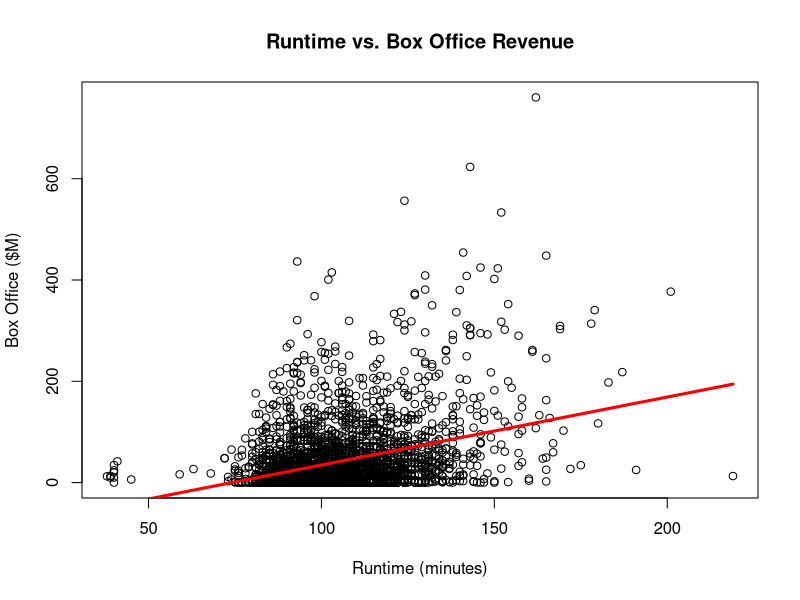
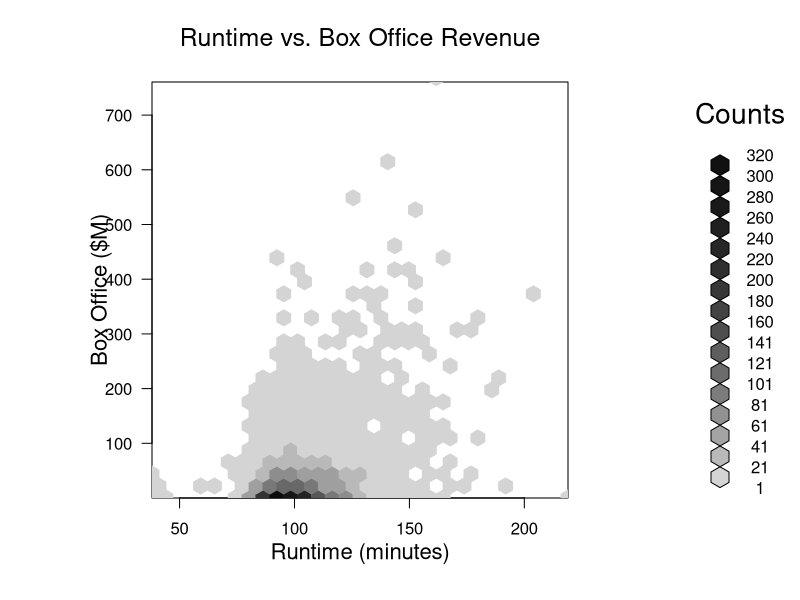
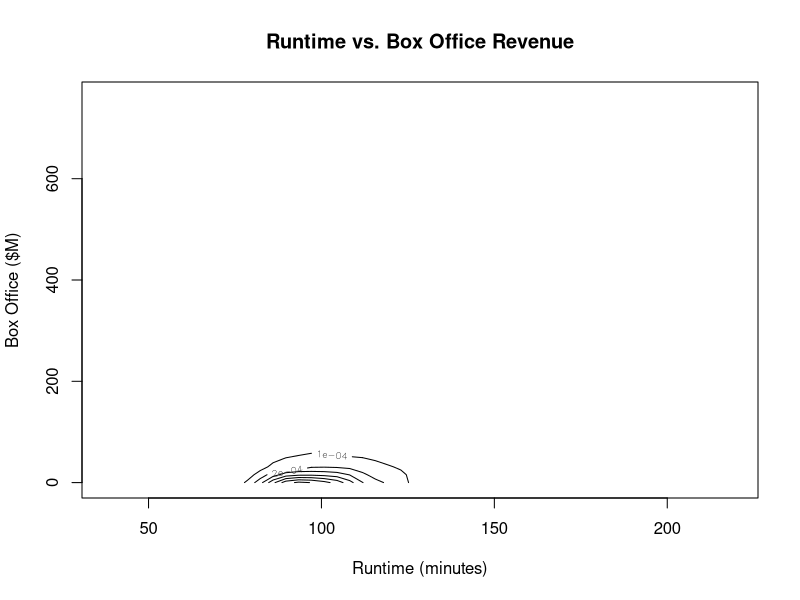
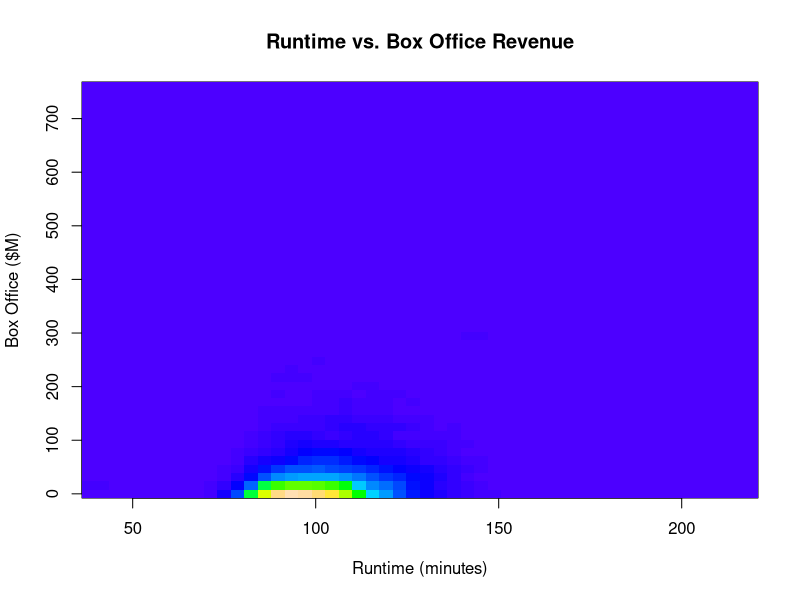
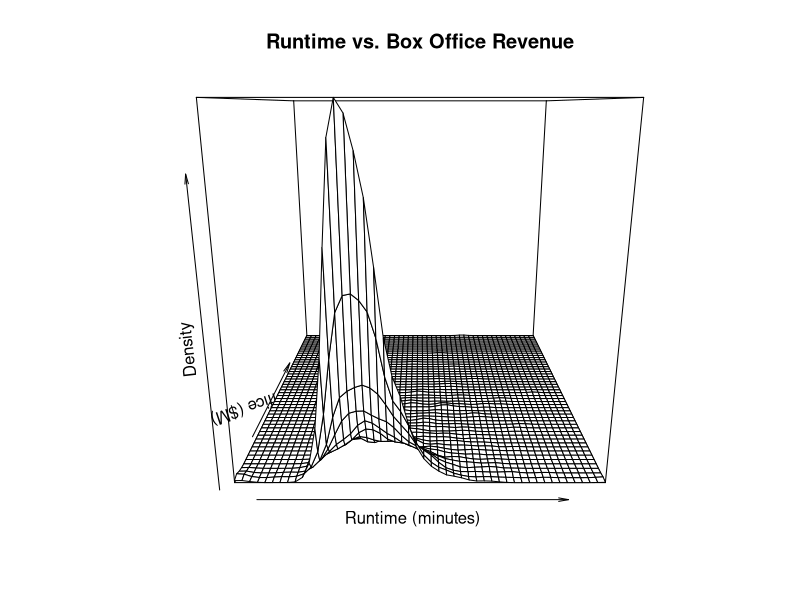
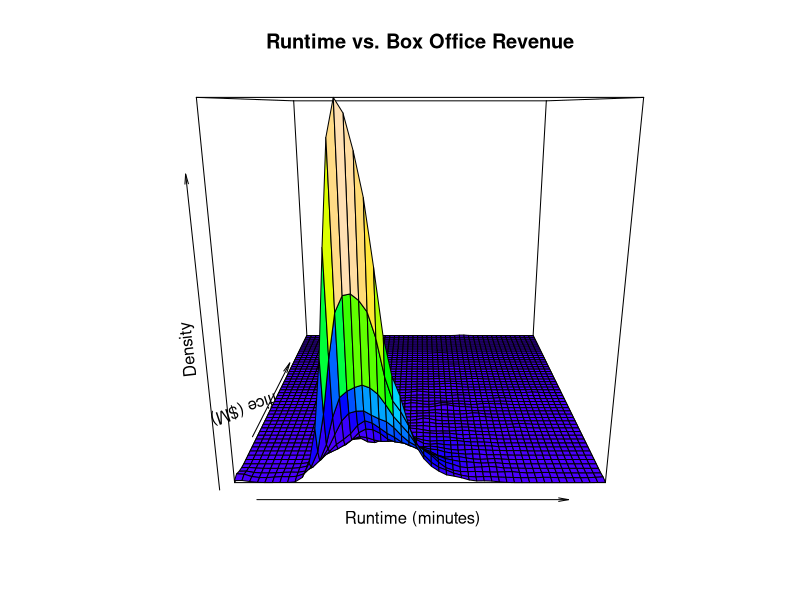
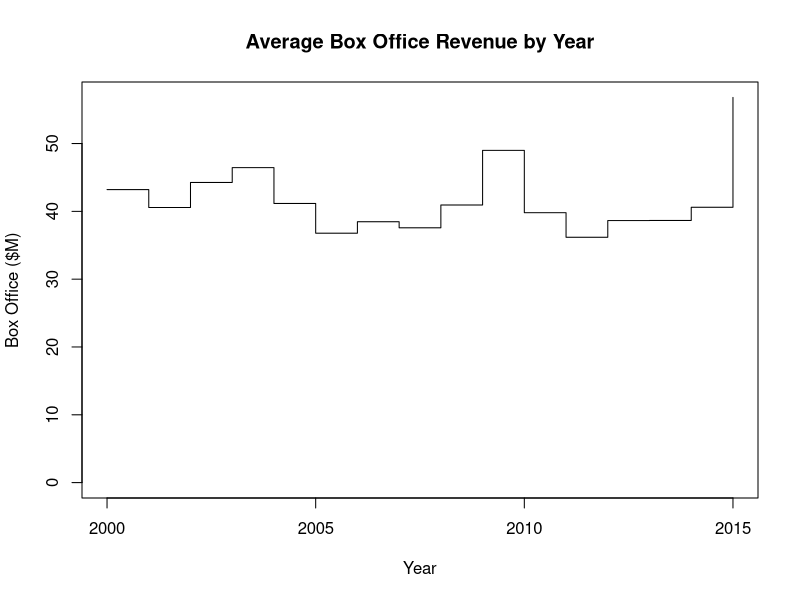
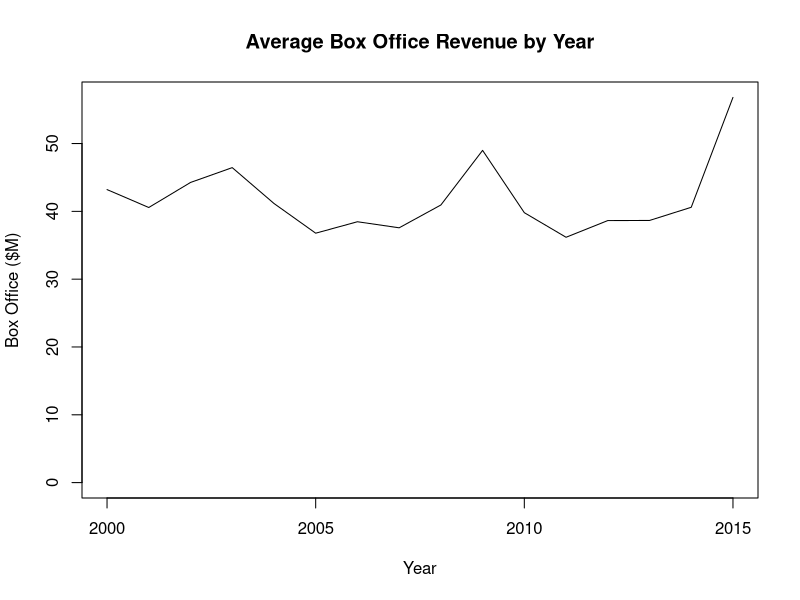

The R source for these figures, in order: (Note: this script raises an error after producing the figures.)
# Load movie data from CSV file
movies <- read.csv("Movies.csv")

# Peek at the data
head(movies)



# Bivariate visualizations for 
# two quantitiative variables


## Using Base
# Create a scatterplot
plot(
  x = movies$Runtime, 
  y = movies$Box.Office,
  main = "Runtime vs. Box Office Revenue",
  xlab = "Runtime (minutes)",
  ylab = "Box Office ($M)")

# Create a linear regression model
model <- lm(movies$Box.Office ~ movies$Runtime)

# Draw the linear regression line on the plot
lines(
  x = movies$Runtime,
  y = model$fitted, 
  col = "red",
  lwd = 3)

# Install hexbin
install.packages("hexbin")

# Load hexbin library
library(hexbin)

# Create a hexagonal binned frequency heatmap
hexbin <- hexbin(
  x = movies$Runtime,
  y = movies$Box.Office,
  xbins = 30,
  xlab = "Runtime (minutes)",
  ylab = "Box Office ($M)")

plot(
  x = hexbin,
  main = "Runtime vs. Box Office Revenue")

# Create a 2D kernel density estimate using
install.packages("MASS")

library(MASS)

# Create a 2d kernel density estimation
density2d <- kde2d(
  x = movies$Runtime, 
  y = movies$Box.Office, 
  n = 50)

# Create a contour plot of density
contour(
  x = density2d$x,
  y = density2d$y,
  z = density2d$z,
  main = "Runtime vs. Box Office Revenue",
  xlab = "Runtime (minutes)",
  ylab = "Box Office ($M)")

# Create a level plot of density
image(
  x = density2d$x, 
  y = density2d$y, 
  z = density2d$z,
  col = topo.colors(100),
  main = "Runtime vs. Box Office Revenue",
  xlab = "Runtime (minutes)",
  ylab = "Box Office ($M)")

# Create mesh plot of density
persp(
  x = density2d$x,
  y = density2d$y,
  z = density2d$z,
  main = "Runtime vs. Box Office Revenue",
  xlab = "Runtime (minutes)",
  ylab = "Box Office ($M)",
  zlab = "Density")

# Create surface plot of density
palette(topo.colors(100))

persp(
  x = density2d$x,
  y = density2d$y,
  z = density2d$z,
  col = cut(density2d$z, 100),
  main = "Runtime vs. Box Office Revenue",
  xlab = "Runtime (minutes)",
  ylab = "Box Office ($M)",
  zlab = "Density")

palette("default")

# Load time series data
timeSeries <- read.csv("Timeseries.csv")

# Display the time series data
head(timeSeries)

# Create a step chart
plot(
  x = timeSeries,
  type = "s",
  ylim = c(0, max(timeSeries$Box.Office)),
  main = "Average Box Office Revenue by Year",
  xlab = "Year",
  ylab = "Box Office ($M)")

# Create a line chart
plot(
  x = timeSeries,
  type = "l",
  ylim = c(0, max(timeSeries$Box.Office)),
  main = "Average Box Office Revenue by Year",
  xlab = "Year",
  ylab = "Box Office ($M)")


################ Using Lattice###################

# Create a scatterplot
xyplot(
  x = Box.Office ~ Runtime,
  data = movies,
  main = "Runtime vs. Box Office Revenue",
  xlab = "Runtime (minutes)",
  ylab = "Box Office ($M)")

# Add a linear regression line
xyplot(
  x = Box.Office ~ Runtime,
  data = movies,
  type = c("p", "r"),
  main = "Runtime vs. Box Office Revenue",
  xlab = "Runtime (minutes)",
  ylab = "Box Office ($M)")

# Load hexbin library
library(hexbin)

# Create hexagonal binned frequency heatmap
hexbinplot(
  x =  Box.Office ~ Runtime,
  data = movies,
  xbins = 30,
  main = "Runtime vs. Box Office Revenue",
  xlab = "Runtime (minutes)",
  ylab = "Box Office ($M)")

# Create a grid from our 2D kernel density estimate
grid <- expand.grid(
  x = density2d$x,
  y = density2d$y)

grid$z <- as.vector(density2d$z)

# Display the data frame
head(grid)

# Create a contour plot of density
contourplot(
  x = z ~ x * y,
  data = grid,
  main = "Runtime vs. Box Office Revenue",
  xlab = "Runtime (minutes)",
  ylab = "Box Office ($M)")

# Create a level plot of density
levelplot(
  x = z ~ x * y,
  data = grid,
  main = "Runtime vs. Box Office Revenue",
  xlab = "Runtime (minutes)",
  ylab = "Box Office ($M)")

# Create mesh plot of density
wireframe(
  x = z ~ x * y,
  data = grid,
  main = "Runtime vs. Box Office Revenue",
  xlab = "Runtime (minutes)",
  ylab = "Box Office ($M)",
  zlab = "Density")

# Create surface plot of density
wireframe(
  x = z ~ x * y,
  data = grid,
  drape = TRUE,
  main = "Runtime vs. Box Office Revenue",
  xlab = "Runtime (minutes)",
  ylab = "Box Office ($M)",
  zlab = "Density")

# Create a step chart
xyplot(
  x = Box.Office ~ Year,
  data = timeSeries,
  type = "s",
  ylim = c(0, max(timeSeries$Box.Office)),
  main = "Average Box Office Revenue by Year",
  xlab = "Year",
  ylab = "Box Office ($M)")

# Create a line chart
xyplot(
  x = Box.Office ~ Year,
  data = timeSeries,
  type = "l",
  ylim = c(0, max(timeSeries$Box.Office)),
  main = "Average Box Office Revenue by Year",
  xlab = "Year",
  ylab = "Box Office ($M)")

# Download, install and load Lattice Extra package
install.packages("latticeExtra")

library(latticeExtra)

# Create an area chart
xyplot(
  x = Box.Office ~ Year,
  data = timeSeries,
  panel = panel.xyarea,
  ylim = c(0, max(timeSeries$Box.Office)),
  main = "Average Box Office Revenue by Year",
  xlab = "Year",
  ylab = "Box Office ($M)")


######### using ggplot #####################

# Create scatterplot
ggplot(
  data = movies, 
  aes(x = Runtime, y = Box.Office)) +
  geom_point() + 
  ggtitle("Runtime vs. Box Office Revenue") +
  xlab("Runtime (minutes)") +
  ylab("Box Office ($M)")

# Add a linear regression line
ggplot(
  data = movies, 
  aes(x = Runtime, y = Box.Office)) +
  geom_point() + 
  geom_smooth(method = "lm") +
  ggtitle("Runtime vs. Box Office Revenue") +
  xlab("Runtime (minutes)") +
  ylab("Box Office ($M)")


# Create a frequency heatmap
ggplot(
  data = movies, 
  aes(x = Runtime, y = Box.Office)) +
  stat_bin2d() + 
  ggtitle("Runtime vs. Box Office Revenue") +
  xlab("Runtime (minutes)") +
  ylab("Box Office ($M)")

# Create a hexagonal binned frequency heatmap
ggplot(
  data = movies,
  aes(x = Runtime, y = Box.Office)) +
  stat_binhex() + 
  ggtitle("Runtime vs. Box Office Revenue") +
  xlab("Runtime (minutes)") +
  ylab("Box Office ($M)")

# Create a contour plot of density
ggplot(
  data = movies, 
  aes(x = Runtime, y = Box.Office)) +
  geom_density2d() + 
  ggtitle("Runtime vs. Box Office Revenue") +
  xlab("Runtime (minutes)") +
  ylab("Box Office ($M)")

# Create a level plot of density
ggplot(
  data = movies, 
  aes(x = Runtime, y = Box.Office)) +
  stat_density2d(aes(fill = ..level..), geom = "polygon") + 
  ggtitle("Runtime vs. Box Office Revenue") +
  xlab("Runtime (minutes)") +
  ylab("Box Office ($M)")

# NOTE: 3D visualizations do not exist in ggplot2

# Create a step chart
ggplot(
  data = timeSeries, 
  aes(x = Year, y = Box.Office)) +
  geom_step() +
  expand_limits(y = 0) + 
  ggtitle("Box Office Revenue by Year") +
  xlab("Year") +
  ylab("Box Office ($M)")

# Create a line chart
ggplot(
  data = timeSeries, 
  aes(x = Year, y = Box.Office)) +
  geom_line() +
  expand_limits(y = 0) + 
  ggtitle("Average Box Office Revenue by Year") +
  xlab("Year") +
  ylab("Box Office ($M)")

# Create an area chart
ggplot(
  data = timeSeries, 
  aes(x = Year, y = Box.Office)) +
  geom_area() + 
  ggtitle("Average Box Office Revenue by Year") +
  xlab("Year") +
  ylab("Box Office ($M)")
